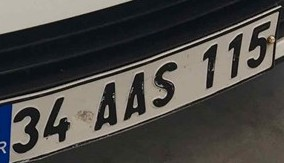
#> input picture images/car16.jpg, 284 x 163 px, found by its file name
$ python '#deneme.py'
#> lines starting #> are read from the running program, lines starting #| are printed output that depends on the picture; after the words box and inside, x2 and y2 are one past the last pixel; in counts of white or black regions, pixels touching at a corner belong together


import cv2
import imutils
import numpy as np
from skimage import exposure


#function to order points to proper rectangle
# [66 lines left out: functions order_points, four_point_transform, not called in this run]


#function to find two largest countours which ones are may be
#  full image and our rectangle edged object
def findLargestCountours(cntList, cntWidths):
    newCntList = []
    newCntWidths = []

    #finding 1st largest rectangle
    first_largest_cnt_pos = cntWidths.index(max(cntWidths))

    # adding it in new
    newCntList.append(cntList[first_largest_cnt_pos])
    newCntWidths.append(cntWidths[first_largest_cnt_pos])

    #removing it from old
    cntList.pop(first_largest_cnt_pos)
    cntWidths.pop(first_largest_cnt_pos)

    #finding second largest rectangle
    seccond_largest_cnt_pos = cntWidths.index(max(cntWidths))

    # adding it in new
    newCntList.append(cntList[seccond_largest_cnt_pos])
    newCntWidths.append(cntWidths[seccond_largest_cnt_pos])

    #removing it from old
    cntList.pop(seccond_largest_cnt_pos)
    cntWidths.pop(seccond_largest_cnt_pos)

    print('Old Screen Dimentions filtered', cntWidths)
    print('Screen Dimentions filtered', newCntWidths)
    return newCntList, newCntWidths


#driver function which identifieng 4 corners and doing four point transformation
def convert_object(image, screen_size = None, isDebug = False):

    # image = imutils.resize(image, height=300)
    # ratio = image.shape[0] / 300.0


    # convert the image to grayscale, blur it, and find edges
    # in the image
#> called with isDebug = True
    gray = cv2.cvtColor(image, cv2.COLOR_BGR2GRAY)
#> image is the input picture: shape (163, 284, 3); mean B, G, R 69.4, 72.8, 74.7
    gray = cv2.bilateralFilter(gray, 11, 17, 17)  # 11  //TODO 11 FRO OFFLINE MAY NEED TO TUNE TO 5 FOR ONLINE
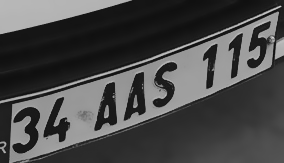
#> gray: shape (163, 284); min 13, max 213, mean 72.9

    gray = cv2.medianBlur(gray, 5)
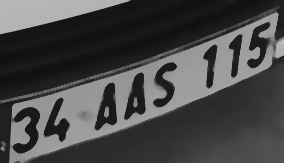
#> gray: shape (163, 284); min 16, max 184, mean 72.3
    edged = cv2.Canny(gray, 30, 400)
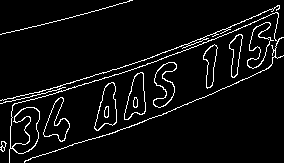
#> edged: shape (163, 284); 5.5% white in thin lines or dots
    if isDebug :
        cv2.imshow('edged', edged)
        print("done")
        cv2.waitKey(1532)
    # find contours in the edged image, keep only the largest
    # ones, and initialize our screen contour

    countours, _= cv2.findContours(edged, cv2.RETR_LIST, cv2.CHAIN_APPROX_NONE)
#> countours = 28 contours, 5 with area under 20; largest, box (x1, y1, x2, y2) and area: (9, 12, 284, 163) 726, (94, 82, 117, 131) 640, (94, 82, 117, 131) 619, (124, 72, 146, 120) 612, (12, 107, 40, 154) 609

    if isDebug :
        print('length of countours ', len(countours))
#| length of countours  28

    imageCopy = image.copy()
    if isDebug :
        cv2.imshow('drawn countours', cv2.drawContours(imageCopy, countours, -1, (0, 255, 0), 1))
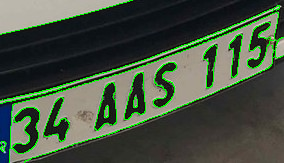
#> window 'drawn countours': shape (163, 284, 3); mean B, G, R 64.9, 81.9, 69.7
        cv2.waitKey(1532)


    # approximate the contour
    cnts = sorted(countours, key=cv2.contourArea, reverse=True)
#> cnts has the same summary as countours
    screenCntList = []
    scrWidths = []
    for cnt in cnts:
        peri = cv2.arcLength(cnt, True)  # cnts[1] always rectangle O.o
        approx = cv2.approxPolyDP(cnt, 0.02 * peri, True)
        screenCnt = approx
        # print(len(approx))

        if (len(screenCnt) == 4):

            (X, Y, W, H) = cv2.boundingRect(cnt)
            # print('X Y W H', (X, Y, W, H))
            screenCntList.append(screenCnt)
            scrWidths.append(W)
#> this loop made 28 passes
#> peri on passes 1 to 12: 1655.7, 127.5, 124.6, 124.2, 167.3, 121.8, 147.3, 168.6, 153, 145, 163.7, 150.6
#> (peri, screenCnt) on passes 17, 27, 28: (727.3, [[279, 5], [0, 100]]), (143.3, [[65, 87], [0, 103]]), (292.2, [[132, 0], [0, 34]])
#> after the loop, scrWidths = []; screenCntList = []

        # else:
        #     print("4 points not found")

    print('Screens found :', len(screenCntList))
#| Screens found : 0
    print('Screen Dimentions', scrWidths)
#| Screen Dimentions []

    screenCntList, scrWidths = findLargestCountours(screenCntList, scrWidths)

    if not len(screenCntList) >=2: #there is no rectangle found
        return None
    elif scrWidths[0] != scrWidths[1]: #mismatch in rect
        return None

    if isDebug :   cv2.imshow(" Screen", cv2.drawContours(image.copy(), [screenCntList[0]], -1, (0, 255, 0), 3))

    # now that we have our screen contour, we need to determine
    # the top-left, top-right, bottom-right, and bottom-left
    # points so that we can later warp the image -- we'll start
    # by reshaping our contour to be our finals and initializing
    # our output rectangle in top-left, top-right, bottom-right,
    # and bottom-left order
    pts = screenCntList[0].reshape(4, 2)
    print('Found bill rectagle at ', pts)
    rect = order_points(pts)
    print(rect)

    # apply the four point tranform to obtain a "birds eye view" of
    # the image
    warped = four_point_transform(image, pts)

    # convert the warped image to grayscale and then adjust
    # the intensity of the pixels to have minimum and maximum
    # values of 0 and 255, respectively
    warp = cv2.cvtColor(warped, cv2.COLOR_BGR2GRAY)
    warp = exposure.rescale_intensity(warp, out_range=(0, 255))

    # show the original and warped images
    if(isDebug):
        cv2.imshow("Original", image)
        cv2.imshow("warp", warp)
        cv2.waitKey(0)

    if(screen_size != None):
        return cv2.cvtColor(cv2.resize(warp, screen_size), cv2.COLOR_GRAY2RGB)
    else:
        return cv2.cvtColor(warp, cv2.COLOR_GRAY2RGB)


#> (the run stopped early here; a loop or call above may not have finished)
